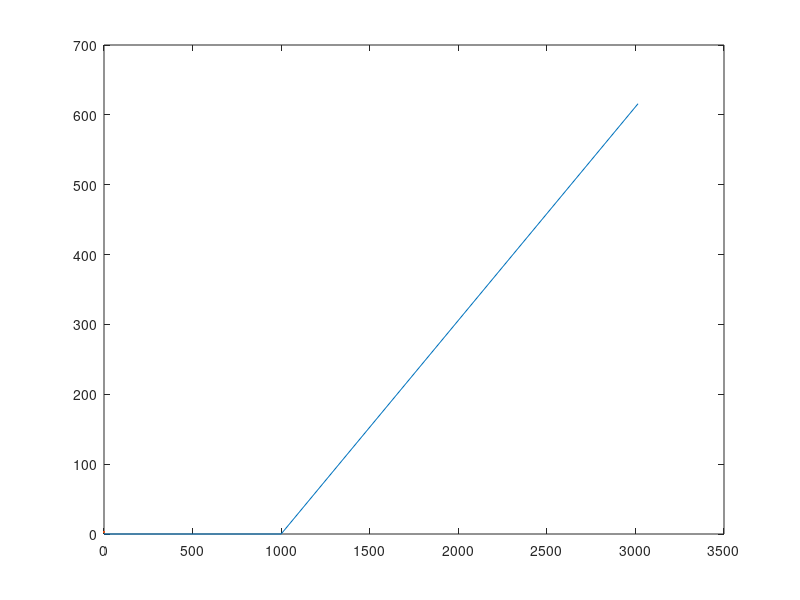

This chart was generated by the following MATLAB code: (Note: this script raises an error after producing the figure.)
%IAM 550 LAB02 - Howitzer Launch
%By Nicholas Fischer | 09/15/2026

clear
clc

%Known values
g = 9.81; %(m/s)
v1 = 585; %(m/s)
cannonDist = 1000; %(m) from base of mountain
max_elev = 3216; %(m)
cannon_elev = 2600; %(m)
hLaunch = 1; %(m)
theta = [10, 12, 14, 17]; %(deg)
t = linspace(0,10,1000); %time parameters


%Plot Physical Setup. This gets you the height of the mountain as well as
%the overall shape of the mountain we are trying to hit in a 2D plane.
hMountain = max_elev - cannon_elev; %(m)
lMountain = (hMountain/tand(theta(4))); %(m)
x3 = lMountain + cannonDist; 

xGeo = [0,cannonDist,x3]; %x-coordinates of the mountain
yGeo = [0, 0, hMountain]; %y-coordinates of the mountain

figure
plot(xGeo, yGeo, Linewidth=3)
xlabel('Horizontal Distance (m)', FontSize=13);
ylabel('Vertical Distance (m)', FontSize=13);
grid on;

hold on;

%Plot Trajectories
%Because we are testing multiple different firing angles for the cannon,
%and wish to plot them all on the same plot I elected to use a for loop to
%minimize the code length and cut down on repetitive tasks. This loops
%through the vector theta for all the different firing angles.
for i = 1:3
    thetaPlot = theta(i);
    x = (v1.*cosd(thetaPlot)).*t; %x position equation
    y = (v1*sind(thetaPlot)).*t - (0.5.*g.*(t).^2) + hLaunch; %y position equation
    
    %Figuring out where each projectile hits
    %This is a neat bit of code I developed to find the intersection points
    %of the graphs on the mountain surface. 
    groundUnder = zeros(size(x)); %Initialize a ground under vector to be filled as t progresses, but this is done so that the vector does not blow up and get too large.
    onSlope = x > cannonDist; %allows me to distinguish whether x is acutally on the mountain slope or still on the horizontal portion.
    groundUnder(onSlope) = tand(theta(4)) * (x(onSlope) - cannonDist); %This is vector math seeing if the point in the x direction is on the slope of the mountain or still on the horizontal portion.
    
    hit = find(y <= groundUnder, 1, "first");
    %The hit variable finds where the ground under value hits the mountain in the y direction. "first" denotes first instance this occurs. 
    
    %This if loop says that if the trajectory hits the mountain x and y are
    %assigned to be the function x from the starting position to the
    %position where it hit.
    if ~isempty(hit)
        x = x(1:hit);
        y = y(1:hit);
    end
    %Now we loop through plotting the x and y functions for the
    %trajectory.
    plot(x,y, "--", Linewidth=2)
    hold on;
    plot(x(hit), y(hit), '*', LineWidth=3)
    title('Horizontal and Vertical Impact Points of Howitzer Projectile Launch', FontSize=14)
    legend('Geography', 'Trajectory 1 (theta = 10 deg)', 'Impact point 1', 'Trajectory 2 (theta = 12 deg)', 'Impact point 2', 'Trajectory 3 (theta = 14 deg)', 'Impact Point 3', Location='southeast', FontSize=12);
end
